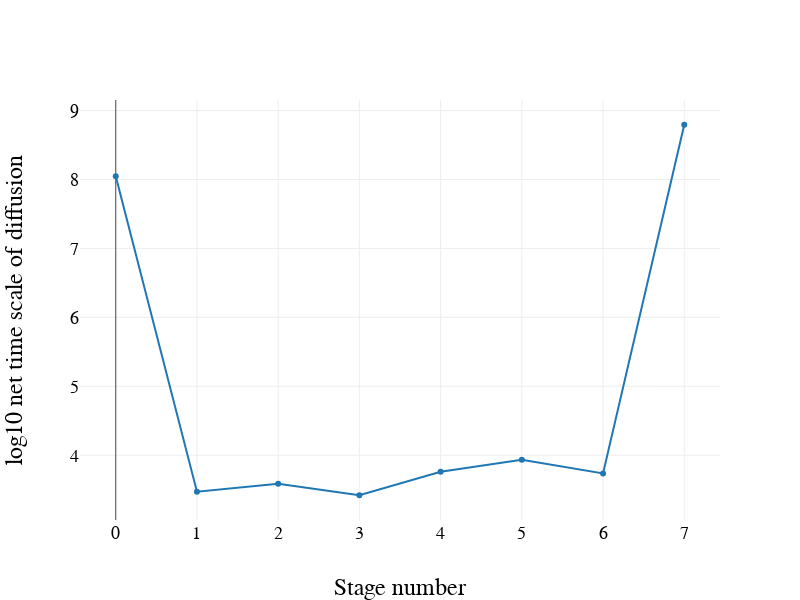

Notebook code for this chart:
### Code cell
Plotly([
    {
        y : parametersEachStage.log10_tau
    }
],
spread(
    middiumSize,
    legend(),
    axis("x", "Stage number"),
    axis("y", "log10 net time scale of diffusion"),
    {
        title : ""
    }
)
)

### Figure 1 — Plotly figure (JSON) as saved in the notebook; plotly's stock layout.template omitted (floating-point values rounded to 4 significant figures)
{"data": [{"uid": "301be7", "y": ["8.047985619172266", "3.4694682410172017", "3.5860667988497927", "3.419103093305319", "3.7610527450220914", "3.933704797412615", "3.736411564470785", "8.794401538074847"]}], "layout": {"height": 600, "legend": {"font": {"color": "#000", "family": "sans-serif", "size": 20}, "traceorder": "normal"}, "title": "", "width": 800, "xaxis": {"autorange": true, "range": [-0.4402, 7.44], "tickfont": {"color": "#000", "family": "sans-serif", "size": 18}, "title": "Stage number", "titlefont": {"color": "#000", "family": "sans-serif", "size": 24}}, "yaxis": {"autorange": true, "range": [3.06, 9.153], "tickfont": {"color": "#000", "family": "sans-serif", "size": 18}, "title": "log10 net time scale of diffusion", "titlefont": {"color": "#000", "family": "sans-serif", "size": 24}, "type": "linear"}}}
